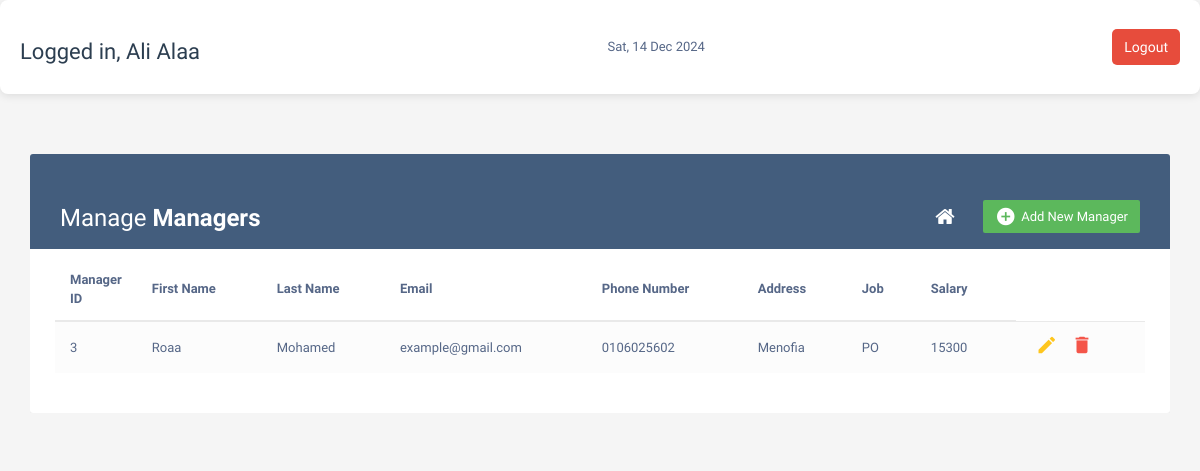
Page /ManagersCRUD.php (signed in) on the committed database.
### tables this page shows
CREATE TABLE `manager` (
  `manager_id` int(11) NOT NULL,
  `person_id` int(11) NOT NULL,
  `email` varchar(225) NOT NULL,
  `password` varchar(225) NOT NULL
);

CREATE TABLE `person` (
  `person_id` int(11) NOT NULL,
  `first_name` varchar(225) NOT NULL,
  `last_name` varchar(225) NOT NULL,
  `age` int(10) NOT NULL,
  `address` varchar(225) NOT NULL,
  `phone_number` varchar(11) NOT NULL,
  `date_of_birth` date NOT NULL,
  `absent_times` int(10) DEFAULT NULL,
  `salary` decimal(20,0) NOT NULL,
  `job_title` varchar(225) NOT NULL,
  `gender` enum('male','female') NOT NULL,
  `role` enum('admin','employee','manager') NOT NULL
);

### ManagersCRUD.php (the view, shortened to what this page needs)
<?php include("config.php"); ?>
<?php
$user_name = $_SESSION['user_name'];
?>
<!DOCTYPE html>
<html lang="en">
<head>
    <link rel="stylesheet" href="dashboard.css">
    <link rel="stylesheet" href="https://maxcdn.bootstrapcdn.com/font-awesome/4.7.0/css/font-awesome.min.css">
    <link rel="stylesheet" href="https://maxcdn.bootstrapcdn.com/bootstrap/3.3.7/css/bootstrap.min.css">
    <link rel="stylesheet" href="https://cdnjs.cloudflare.com/ajax/libs/font-awesome/4.7.0/css/font-awesome.min.css">
</head>
<body>
    <div class="header">
        <h3>Logged in, <?php echo $user_name; ?></h3>
        <span id="currentDate"></span>
        <button class="btn-signout ms-3" onclick="logout()">Logout</button>
    </div>
    <div class="container">
        <div class="table-responsive">
            <div class="table-wrapper">
                <div class="table-title">
                    <div class="row">
                        <div class="col-xs-6">
                            <h2>Manage <b>Managers</b></h2>
                        </div>
                        <div class="col-xs-6">
                            <a href="#addEmployeeModal" class="btn btn-success" data-toggle="modal"><i
                                    class="material-icons">&#xE147;</i> <span>Add New Manager</span></a>
                            <a href="dashboard.php" class="btn btn-secondary"><i class="fa fa-home"></i></a>
                        </div>
                    </div>
                </div>
                <table class="table table-striped table-hover">
                    <thead>
                        <tr>
                            <th>Manager ID</th>
                            <th>First Name</th>
                            <th>Last Name</th>
                            <th>Email</th>
                            <th>Phone Number</th>
                            <th>Address</th>
                            <th>Job</th>
                            <th>Salary</th>
                        </tr>
                    </thead>
                    <tbody>
                        <?php
                        $query = "
            SELECT
            manager.manager_id,
            manager.email,
            person.first_name,
            person.last_name,
            person.phone_number AS phone,
            person.address,
            person.job_title AS job,
            person.salary
        FROM
            manager
        JOIN
            person
        ON
            manager.person_id = person.person_id
        ";
                        $result = $database->prepare($query);
                        if (!$result) {
                            die("query failed" . mysqli_error($mysql));
                        } else {
                            $stmt = $database->prepare($query);
                            $stmt->execute();
                            $result = $stmt->fetchAll(PDO::FETCH_ASSOC);
                            foreach ($result as $row) {
                                ?>
                                <tr>
                                    <td><?php echo $row['manager_id']; ?></td>
                                    <td><?php echo $row['first_name']; ?></td>
                                    <td><?php echo $row['last_name']; ?></td>
                                    <td><?php echo $row['email']; ?></td>
                                    <td><?php echo $row['phone']; ?></td>
                                    <td><?php echo $row['address']; ?></td>
                                    <td><?php echo $row['job']; ?></td>
                                    <td><?php echo $row['salary']; ?></td>
                                    <td>
                                        <a href="update_manager.php?id=<?php echo $row['manager_id']; ?>" class="edit"><i
                                                class="material-icons" data-toggle="tooltip" title="Edit">&#xE254;</i></a>
                                        <a href="delete_manager.php?id=<?php echo $row['manager_id']; ?>" class="delete"
                                            data-toggle="modal"><i class="material-icons" data-toggle="tooltip"
                                                title="Delete">&#xE872;</i></a>
                                    </td>
                                </tr>
                                <?php
                            }
                        }
                        ?>
                    </tbody>
                </table>
            </div>
        </div>
    </div>
</body>
</html>

### dashboard.css (style rules this page uses)
body { font-family: "Arial", sans-serif; background-color: #f4f6f9; color: #333; }
.header { display: flex; justify-content: space-between; align-items: center; background-color: #fff; padding: 20px; border-radius: 8px; box-shadow: 0px 2px 8px rgba(0, 0, 0, 0.1); margin-bottom: 30px; }
.header h3 { font-size: 22px; color: #2c3e50; }
.header .btn-signout { background-color: #e74c3c; color: white; border-radius: 5px; font-size: 14px; padding: 8px 12px; border: none; cursor: pointer; transition: background-color 0.3s ease; }
.row { margin-top: 30px; }

### ManagersCRUD.php (style rules this page uses)
body { color: #566787; background: #f5f5f5; font-family: 'Varela Round', sans-serif; font-size: 13px; }
.table-responsive { margin: 30px 0; }
.table-wrapper { min-width: 1000px; background: #fff; padding: 20px 25px; border-radius: 3px; box-shadow: 0 1px 1px rgba(0, 0, 0, .05); }
.table-title { padding-bottom: 15px; background: #435d7d; color: #fff; padding: 16px 30px; margin: -20px -25px 10px; border-radius: 3px 3px 0 0; }
.table-title h2 { margin: 5px 0 0; font-size: 24px; }
.table-title .btn { color: #fff; float: right; font-size: 13px; border: none; min-width: 50px; border-radius: 2px; border: none; outline: none !important; margin-left: 10px; }
.table-title .btn i { float: left; font-size: 21px; margin-right: 5px; }
.table-title .btn span { float: left; margin-top: 2px; }
table.table tr th, table.table tr td { border-color: #e9e9e9; padding: 12px 15px; vertical-align: middle; }
table.table tr th:first-child { width: 60px; }
table.table tr th:last-child { width: 100px; }
table.table-striped tbody tr:nth-of-type(odd) { background-color: #fcfcfc; }
table.table td:last-child i { opacity: 0.9; font-size: 22px; margin: 0 5px; }
table.table td a { font-weight: bold; color: #566787; display: inline-block; text-decoration: none; outline: none !important; }
table.table td a.edit { color: #FFC107; }
table.table td a.delete { color: #F44336; }
table.table td i { font-size: 19px; }

### rows in the picture
manager: manager_id "3", person.first_name "Roaa", person.last_name "Mohamed", email "example@gmail.com", person.phone_number "0106025602", person.address "Menofia", person.job_title "PO", person.salary "15300"

### other values in the picture
$user_name "Ali Alaa"
